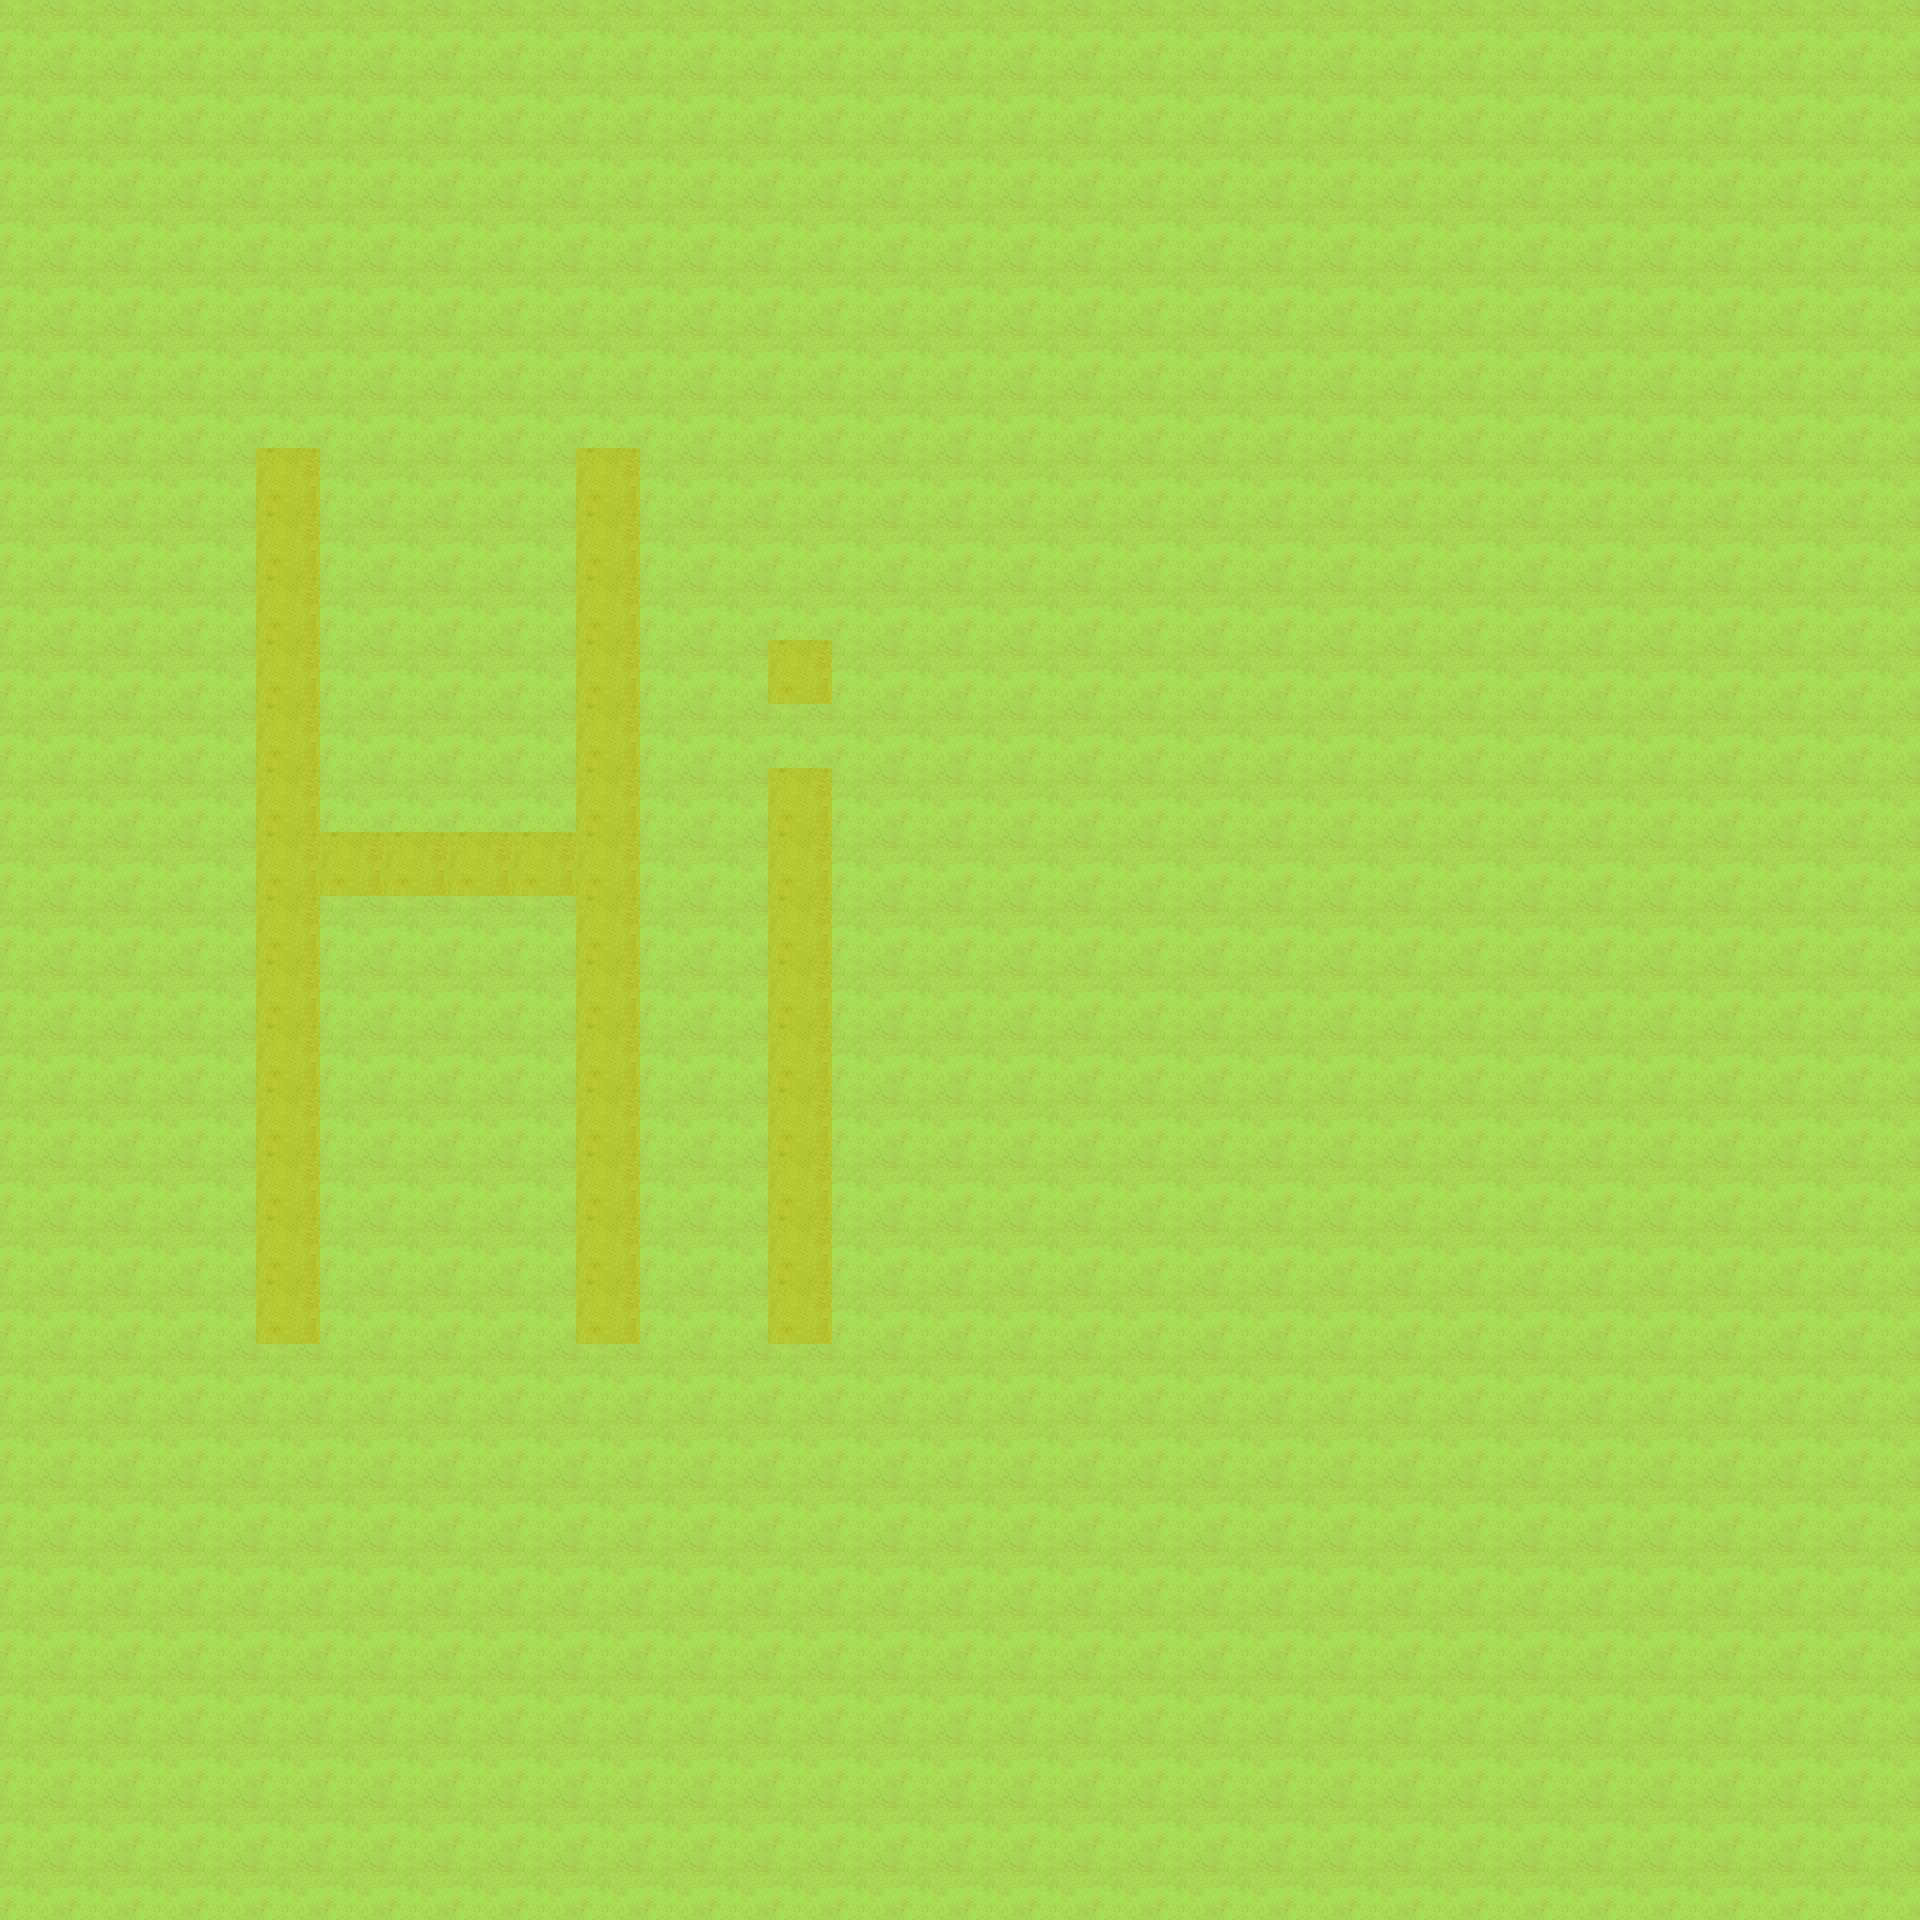

This is a level from a 2D game, rendered from its Tiled map with the project's own tilesets. A one-line summary and the map file follow, with tile-layer data summarised:
An orthogonal 30x30 tile map with 64x64 px tiles, 2 tile layers (ground, SpecialLayer), 7 tilesets.

<map version="1.0" orientation="orthogonal" width="30" height="30" tilewidth="64" tileheight="64">
 <tileset firstgid="1" name="water" tilewidth="64" tileheight="64">
  <image source="../../tiles/water.png" width="320" height="1216" />
 </tileset>
 <tileset firstgid="96" name="jungle" tilewidth="64" tileheight="64">
  <image source="../../tiles/jungle.png" width="320" height="1216" />
 </tileset>
 <tileset firstgid="191" name="paths" tilewidth="64" tileheight="64">
  <image source="../../tiles/paths.png" width="320" height="1216" />
 </tileset>
 <tileset firstgid="286" name="objects" tilewidth="64" tileheight="64">
  <image source="../../tiles/objects.png" width="320" height="1216" />
 </tileset>
 <tileset firstgid="381" name="sand" tilewidth="64" tileheight="64">
  <image source="../../tiles/sand.png" width="320" height="1216" />
 </tileset>
 <tileset firstgid="476" name="walls" tilewidth="64" tileheight="64">
  <image source="../../tiles/walls.png" width="320" height="1216" />
 </tileset>
 <tileset firstgid="571" name="special" tilewidth="64" tileheight="64">
  <image source="../../tiles/special.png" width="320" height="1216" />
 </tileset>
 <layer name="ground" width="30" height="30">
  <data>[900 cells, 900 non-empty, 2 distinct tile ids]</data>
 </layer>
 <objectgroup name="Object Layer 1" width="30" height="30" />
 <layer name="SpecialLayer" width="30" height="30">
  <data>[900 cells, 0 non-empty, 0 distinct tile ids]</data>
 </layer>
</map>
